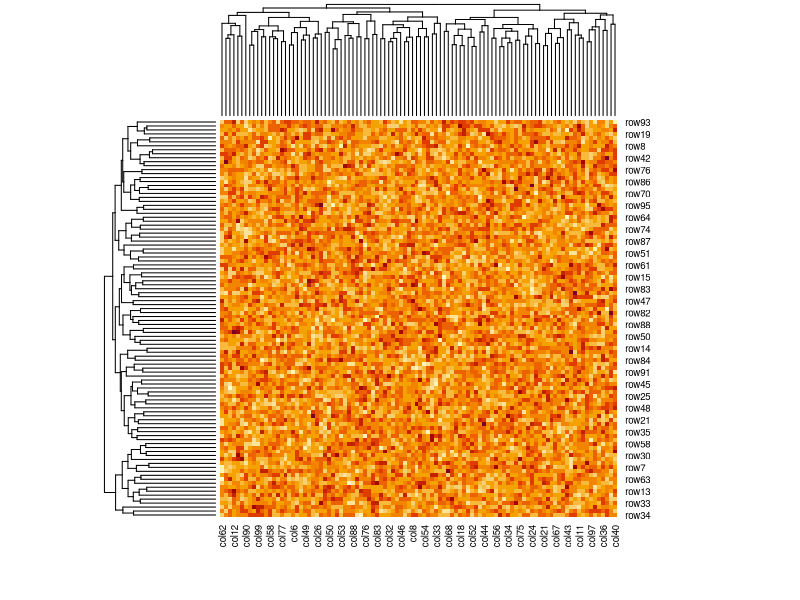

This chart was generated by the following R code:
#Heatmap on random data

set.seed(123)                                           # Set seed for generating randomness
data <- matrix(rnorm(10000, 0, 100), nrow = 100, ncol = 100)           # Create example data
colnames(data) <- paste0("col", 1:100)                             # Column names
rownames(data) <- paste0("row", 1:100) 

head(data)
heatmap(data)


#########################################################################
###Syntax
#rnorm(n, mean, sd)

###Parameters
#n: It is the number of observations(sample size).
#mean: It is the mean value of the sample data. Its default value is zero.
#sd: It is the standard deviation. Its default value is 1.